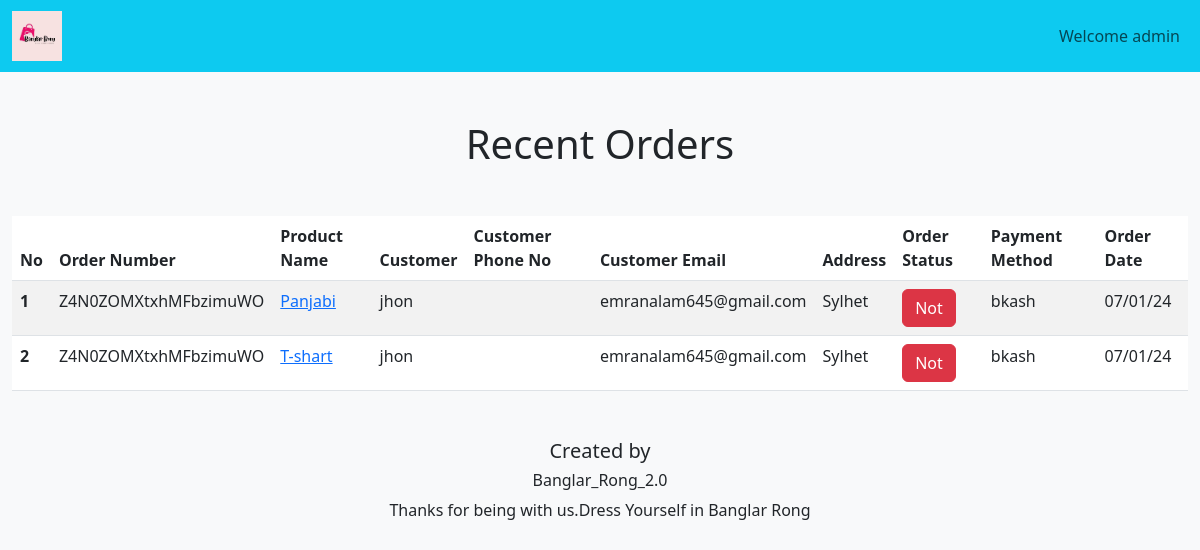
Page /admin_area/current-order.php (signed in) on the committed database.
### tables this page shows
CREATE TABLE `orders` (
  `OrderID` int(11) NOT NULL,
  `OrderNumber` text NOT NULL,
  `userID` int(11) NOT NULL,
  `orderStatus` tinyint(1) NOT NULL,
  `addr` text NOT NULL,
  `paymentMethod` text NOT NULL,
  `productID` text NOT NULL,
  `timestamp` timestamp NOT NULL DEFAULT current_timestamp(),
  `paymentStatus` tinyint(1) NOT NULL,
  `product_title` int(11) NOT NULL,
  `order_price` text NOT NULL,
  `offer_rate` int(11) NOT NULL,
  `quantity` int(11) NOT NULL,
  `delibariedDate` timestamp NULL DEFAULT NULL
);

CREATE TABLE `products` (
  `product_id` int(11) NOT NULL,
  `product_title` varchar(100) NOT NULL,
  `product_description` varchar(255) NOT NULL,
  `product_keywords` varchar(255) NOT NULL,
  `category_id` int(11) NOT NULL,
  `brand_id` int(11) NOT NULL,
  `product_image1` varchar(255) NOT NULL,
  `product_image2` varchar(255) NOT NULL,
  `product_image3` varchar(255) NOT NULL,
  `product_price` varchar(100) NOT NULL,
  `specialOffers` tinyint(1) NOT NULL,
  `offerRate` int(11) NOT NULL,
  `date` timestamp NOT NULL DEFAULT current_timestamp() ON UPDATE current_timestamp(),
  `status` varchar(100) NOT NULL
);

CREATE TABLE `users` (
  `id` int(120) NOT NULL,
  `fname` varchar(150) DEFAULT NULL,
  `lname` varchar(150) DEFAULT NULL,
  `username` varchar(150) DEFAULT NULL,
  `email` varchar(150) DEFAULT NULL,
  `password` varchar(150) DEFAULT NULL,
  `verify` tinyint(1) NOT NULL,
  `verify_code` text NOT NULL,
  `date` date DEFAULT NULL,
  `phone_no` text NOT NULL,
  `address` text NOT NULL
);

### admin_area/current-order.php (the view, shortened to what this page needs)
<?php
require('header.php');
?>
<body class="bg-light">
    <div class="container-fluid mt-3">
        <h1 class="text-center my-5">Recent Orders</h1>
        <table class="table table-striped ">
  <thead>
    <tr>
      <th scope="col">No</th>
      <th scope="col">Order Number</th>
      <th scope="col">Product Name</th>
      <th scope="col">Customer</th>
      <th scope="col">Customer Phone No</th>
      <th scope="col">Customer Email</th>
      <th scope="col">Address</th>
      <th scope="col">Order Status</th>
      <th scope="col">Payment Method</th>
      <th scope="col">Order Date</th>
    </tr>
  </thead>
  <tbody>
    <?php  global $con;
    $select_query = "SELECT *,users.fname,users.phone_no, users.email,products.product_title FROM orders CROSS JOIN users,products WHERE users.id=orders.userID AND products.product_id=orders.productID AND orders.orderStatus=0";
$result_query = mysqli_query($con, $select_query);
$no = 1;
while ($row = mysqli_fetch_assoc($result_query)) {
    $OrderID = $row['OrderID'];
    $OrderNumber = $row['OrderNumber'];
    $product_title = $row['product_title'];
    $orderStatus = $row['orderStatus'];
    $addr = $row['addr'];
    $paymentMethod = $row['paymentMethod'];
    $productID = $row['productID'];
    $timestamp = $row['timestamp'];
    $fname = $row['fname'];
    $phone_no = $row['phone_no'];
    $email = $row['email'];
    $timestamp = date("d/m/y",strtotime($timestamp));
    ?>
    <tr class='product-<?php echo $OrderID;?>'>
      <th scope="row"><?php echo $no++;?></th>
      <td><?php echo $OrderNumber;?></td>
      <td> <a class='text-primary' href="product.php?id=<?php echo $productID;?>&view=true"><?php echo $product_title;?></a></td>
      <td><?php echo $fname;?></td>
      <td><?php echo $phone_no;?></td>
      <td><?php echo $email;?></td>
      <td><?php echo $addr ;?></td>
      <td ><?php if( $orderStatus){ ?>
        <a class="btn btn-success" role="button">Ok</a>
    <?php }else{ ?>
        <a class="btn btn-danger" href="current-order.php?id=<?php echo $OrderID;?>&status=true" role="button">Not</a>
    <?php } ?>
    </td>
      <td><?php echo $paymentMethod ;?></td>
      <td><?php echo $timestamp ;?></td>
    </tr>
    <?php
}?>
  </tbody>
</table>
</div>
<?php
require('footer.php')
?>

### style.css (style rules this page uses)
* { margin: 0; padding: 0; box-sizing: border-box; }

### rows in the picture
orders: OrderNumber "Z4N0ZOMXtxhMFbzimuWO", productID.product_title "Panjabi", users.fname "jhon", users.email "emranalam645@gmail.com", addr "Sylhet", paymentMethod "bkash", timestamp "07/01/24"
orders: OrderNumber "Z4N0ZOMXtxhMFbzimuWO", productID.product_title "T-shart", users.fname "jhon", users.email "emranalam645@gmail.com", addr "Sylhet", paymentMethod "bkash", timestamp "07/01/24"

### other values in the picture
$_SESSION['admin_name'] "admin"
